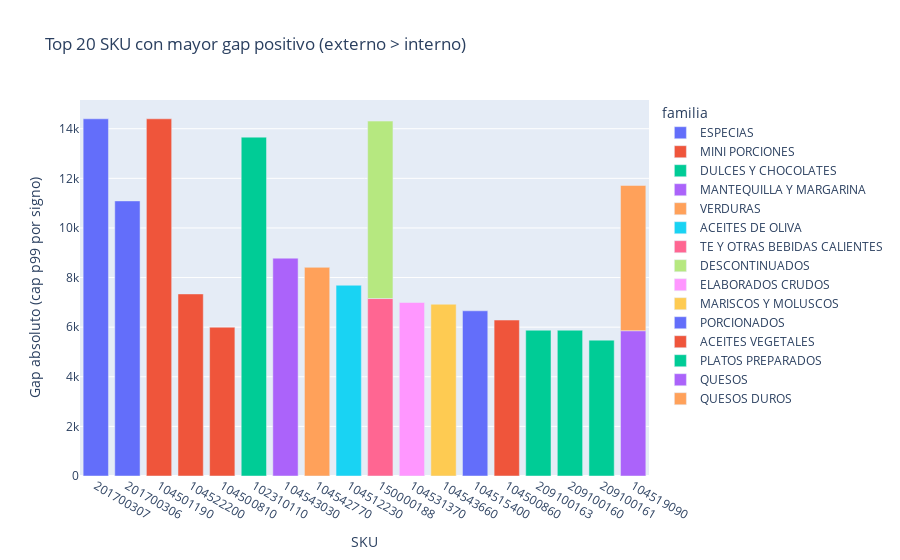
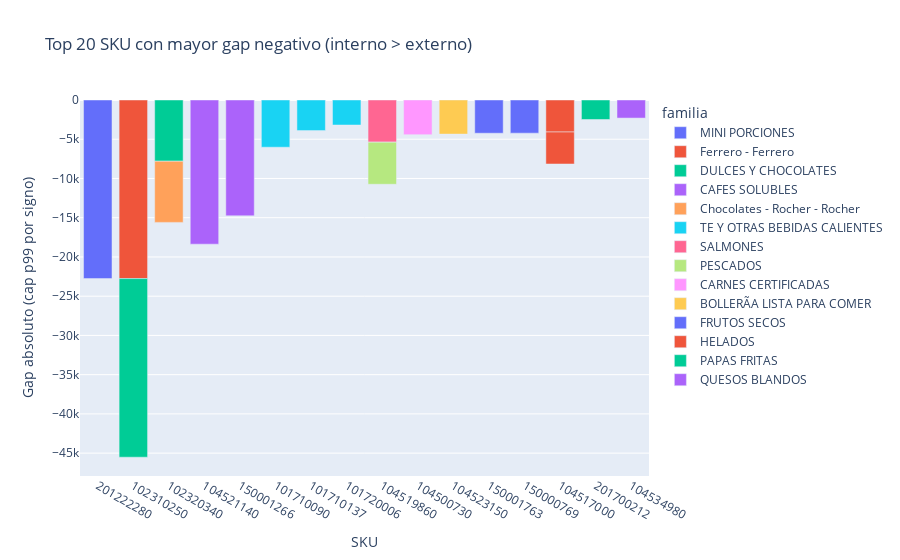
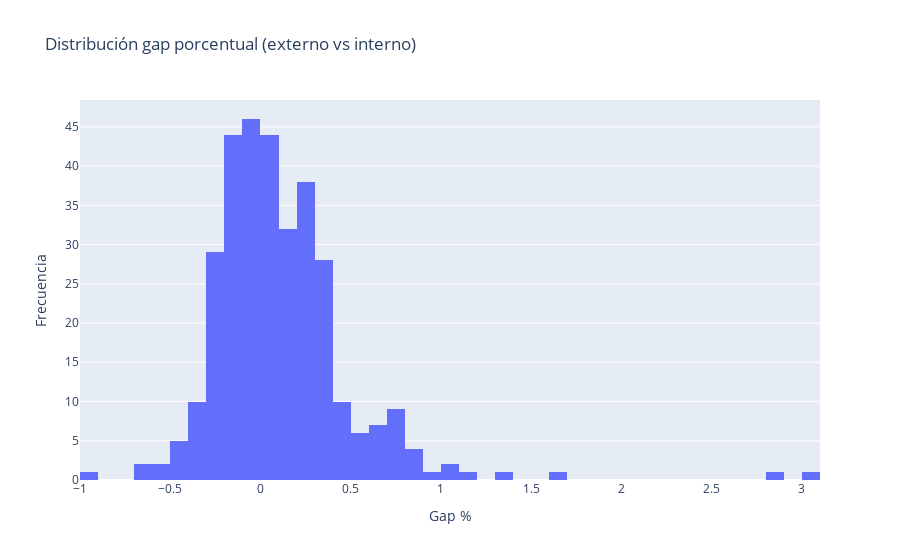

Source (notebook cell) for these figures, in order:
### Markdown cell above
## Top desviaciones por SKU

### Code cell
sku_ok = sku_comp.dropna(subset=['precio_interno','precio_externo']).copy()
# Winsorización por signo (solo para graficar)
neg = sku_ok['gap_abs'] < 0
pos = sku_ok['gap_abs'] > 0
cap_pos = sku_ok.loc[pos, 'gap_abs'].quantile(0.99) if pos.any() else np.nan
cap_neg = sku_ok.loc[neg, 'gap_abs'].abs().quantile(0.99) if neg.any() else np.nan
sku_ok['gap_abs_clip'] = sku_ok['gap_abs']
sku_ok.loc[pos, 'gap_abs_clip'] = sku_ok.loc[pos, 'gap_abs'].clip(upper=cap_pos)
sku_ok.loc[neg, 'gap_abs_clip'] = -np.minimum(sku_ok.loc[neg, 'gap_abs'].abs(), cap_neg)
top_pos = sku_ok.sort_values('gap_abs', ascending=False).head(20)
top_neg = sku_ok.sort_values('gap_abs', ascending=True).head(20)
display(top_pos[['sku','familia','precio_interno','precio_externo','gap_abs','gap_pct','canales_externos']])
display(top_neg[['sku','familia','precio_interno','precio_externo','gap_abs','gap_pct','canales_externos']])

x1 = 'descripcion' if 'descripcion' in top_pos.columns else 'sku'
fig1 = px.bar(top_pos, x=x1, y='gap_abs_clip', color='familia', title='Top 20 SKU con mayor gap positivo (externo > interno)')
fig1.update_layout(xaxis_title='SKU', yaxis_title='Gap absoluto (cap p99 por signo)')
fig1.show()

x2 = 'descripcion' if 'descripcion' in top_neg.columns else 'sku'
fig2 = px.bar(top_neg, x=x2, y='gap_abs_clip', color='familia', title='Top 20 SKU con mayor gap negativo (interno > externo)')
fig2.update_layout(xaxis_title='SKU', yaxis_title='Gap absoluto (cap p99 por signo)')
fig2.show()

fig3 = px.histogram(sku_ok, x='gap_pct', nbins=50, title='Distribución gap porcentual (externo vs interno)')
fig3.update_layout(xaxis_title='Gap %', yaxis_title='Frecuencia')
fig3.show()

### Figure 1 — Plotly figure (JSON) as saved in the notebook; plotly's stock layout.template omitted (floating-point values rounded to 4 significant figures)
{"data": [{"hovertemplate": "familia=ESPECIAS<br>sku=%{x}<br>gap_abs_clip=%{y}<extra></extra>", "legendgroup": "ESPECIAS", "marker": {"color": "#636efa", "pattern": {"shape": ""}}, "name": "ESPECIAS", "orientation": "v", "showlegend": true, "textposition": "auto", "type": "bar", "x": ["201700307", "201700306"], "xaxis": "x", "y": [14400.0, 11090.0], "yaxis": "y"}, {"hovertemplate": "familia=MINI PORCIONES<br>sku=%{x}<br>gap_abs_clip=%{y}<extra></extra>", "legendgroup": "MINI PORCIONES", "marker": {"color": "#EF553B", "pattern": {"shape": ""}}, "name": "MINI PORCIONES", "orientation": "v", "showlegend": true, "textposition": "auto", "type": "bar", "x": ["104501190", "104522200", "104500810"], "xaxis": "x", "y": [14400.0, 7340.0, 5999.0], "yaxis": "y"}, {"hovertemplate": "familia=DULCES Y CHOCOLATES<br>sku=%{x}<br>gap_abs_clip=%{y}<extra></extra>", "legendgroup": "DULCES Y CHOCOLATES", "marker": {"color": "#00cc96", "pattern": {"shape": ""}}, "name": "DULCES Y CHOCOLATES", "orientation": "v", "showlegend": true, "textposition": "auto", "type": "bar", "x": ["102310110"], "xaxis": "x", "y": [13660.0], "yaxis": "y"}, {"hovertemplate": "familia=MANTEQUILLA Y MARGARINA<br>sku=%{x}<br>gap_abs_clip=%{y}<extra></extra>", "legendgroup": "MANTEQUILLA Y MARGARINA", "marker": {"color": "#ab63fa", "pattern": {"shape": ""}}, "name": "MANTEQUILLA Y MARGARINA", "orientation": "v", "showlegend": true, "textposition": "auto", "type": "bar", "x": ["104543030"], "xaxis": "x", "y": [8782.0], "yaxis": "y"}, {"hovertemplate": "familia=VERDURAS<br>sku=%{x}<br>gap_abs_clip=%{y}<extra></extra>", "legendgroup": "VERDURAS", "marker": {"color": "#FFA15A", "pattern": {"shape": ""}}, "name": "VERDURAS", "orientation": "v", "showlegend": true, "textposition": "auto", "type": "bar", "x": ["104542770"], "xaxis": "x", "y": [8412.0], "yaxis": "y"}, {"hovertemplate": "familia=ACEITES DE OLIVA<br>sku=%{x}<br>gap_abs_clip=%{y}<extra></extra>", "legendgroup": "ACEITES DE OLIVA", "marker": {"color": "#19d3f3", "pattern": {"shape": ""}}, "name": "ACEITES DE OLIVA", "orientation": "v", "showlegend": true, "textposition": "auto", "type": "bar", "x": ["104512230"], "xaxis": "x", "y": [7690.0], "yaxis": "y"}, {"hovertemplate": "familia=TE Y OTRAS BEBIDAS CALIENTES<br>sku=%{x}<br>gap_abs_clip=%{y}<extra></extra>", "legendgroup": "TE Y OTRAS BEBIDAS CALIENTES", "marker": {"color": "#FF6692", "pattern": {"shape": ""}}, "name": "TE Y OTRAS BEBIDAS CALIENTES", "orientation": "v", "showlegend": true, "textposition": "auto", "type": "bar", "x": ["150000188"], "xaxis": "x", "y": [7154.0], "yaxis": "y"}, {"hovertemplate": "familia=DESCONTINUADOS<br>sku=%{x}<br>gap_abs_clip=%{y}<extra></extra>", "legendgroup": "DESCONTINUADOS", "marker": {"color": "#B6E880", "pattern": {"shape": ""}}, "name": "DESCONTINUADOS", "orientation": "v", "showlegend": true, "textposition": "auto", "type": "bar", "x": ["150000188"], "xaxis": "x", "y": [7154.0], "yaxis": "y"}, {"hovertemplate": "familia=ELABORADOS CRUDOS<br>sku=%{x}<br>gap_abs_clip=%{y}<extra></extra>", "legendgroup": "ELABORADOS CRUDOS", "marker": {"color": "#FF97FF", "pattern": {"shape": ""}}, "name": "ELABORADOS CRUDOS", "orientation": "v", "showlegend": true, "textposition": "auto", "type": "bar", "x": ["104531370"], "xaxis": "x", "y": [6995.0], "yaxis": "y"}, {"hovertemplate": "familia=MARISCOS Y MOLUSCOS<br>sku=%{x}<br>gap_abs_clip=%{y}<extra></extra>", "legendgroup": "MARISCOS Y MOLUSCOS", "marker": {"color": "#FECB52", "pattern": {"shape": ""}}, "name": "MARISCOS Y MOLUSCOS", "orientation": "v", "showlegend": true, "textposition": "auto", "type": "bar", "x": ["104543660"], "xaxis": "x", "y": [6924.0], "yaxis": "y"}, {"hovertemplate": "familia=PORCIONADOS<br>sku=%{x}<br>gap_abs_clip=%{y}<extra></extra>", "legendgroup": "PORCIONADOS", "marker": {"color": "#636efa", "pattern": {"shape": ""}}, "name": "PORCIONADOS", "orientation": "v", "showlegend": true, "textposition": "auto", "type": "bar", "x": ["104515400"], "xaxis": "x", "y": [6660.0], "yaxis": "y"}, {"hovertemplate": "familia=ACEITES VEGETALES<br>sku=%{x}<br>gap_abs_clip=%{y}<extra></extra>", "legendgroup": "ACEITES VEGETALES", "marker": {"color": "#EF553B", "pattern": {"shape": ""}}, "name": "ACEITES VEGETALES", "orientation": "v", "showlegend": true, "textposition": "auto", "type": "bar", "x": ["104500860"], "xaxis": "x", "y": [6287.0], "yaxis": "y"}, {"hovertemplate": "familia=PLATOS PREPARADOS<br>sku=%{x}<br>gap_abs_clip=%{y}<extra></extra>", "legendgroup": "PLATOS PREPARADOS", "marker": {"color": "#00cc96", "pattern": {"shape": ""}}, "name": "PLATOS PREPARADOS", "orientation": "v", "showlegend": true, "textposition": "auto", "type": "bar", "x": ["209100163", "209100160", "209100161"], "xaxis": "x", "y": [5878.0, 5878.0, 5477.0], "yaxis": "y"}, {"hovertemplate": "familia=QUESOS<br>sku=%{x}<br>gap_abs_clip=%{y}<extra></extra>", "legendgroup": "QUESOS", "marker": {"color": "#ab63fa", "pattern": {"shape": ""}}, "name": "QUESOS", "orientation": "v", "showlegend": true, "textposition": "auto", "type": "bar", "x": ["104519090"], "xaxis": "x", "y": [5856.0], "yaxis": "y"}, {"hovertemplate": "familia=QUESOS DUROS<br>sku=%{x}<br>gap_abs_clip=%{y}<extra></extra>", "legendgroup": "QUESOS DUROS", "marker": {"color": "#FFA15A", "pattern": {"shape": ""}}, "name": "QUESOS DUROS", "orientation": "v", "showlegend": true, "textposition": "auto", "type": "bar", "x": ["104519090"], "xaxis": "x", "y": [5856.0], "yaxis": "y"}], "layout": {"barmode": "relative", "legend": {"title": {"text": "familia"}, "tracegroupgap": 0}, "title": {"text": "Top 20 SKU con mayor gap positivo (externo > interno)"}, "xaxis": {"anchor": "y", "domain": [0, 1], "title": {"text": "SKU"}}, "yaxis": {"anchor": "x", "domain": [0, 1], "title": {"text": "Gap absoluto (cap p99 por signo)"}}}}

### Figure 2 — Plotly figure (JSON) as saved in the notebook; plotly's stock layout.template omitted (floating-point values rounded to 4 significant figures)
{"data": [{"hovertemplate": "familia=MINI PORCIONES<br>sku=%{x}<br>gap_abs_clip=%{y}<extra></extra>", "legendgroup": "MINI PORCIONES", "marker": {"color": "#636efa", "pattern": {"shape": ""}}, "name": "MINI PORCIONES", "orientation": "v", "showlegend": true, "textposition": "auto", "type": "bar", "x": ["201222280"], "xaxis": "x", "y": [-22760.0], "yaxis": "y"}, {"hovertemplate": "familia=Ferrero - Ferrero<br>sku=%{x}<br>gap_abs_clip=%{y}<extra></extra>", "legendgroup": "Ferrero - Ferrero", "marker": {"color": "#EF553B", "pattern": {"shape": ""}}, "name": "Ferrero - Ferrero", "orientation": "v", "showlegend": true, "textposition": "auto", "type": "bar", "x": ["102310250"], "xaxis": "x", "y": [-22760.0], "yaxis": "y"}, {"hovertemplate": "familia=DULCES Y CHOCOLATES<br>sku=%{x}<br>gap_abs_clip=%{y}<extra></extra>", "legendgroup": "DULCES Y CHOCOLATES", "marker": {"color": "#00cc96", "pattern": {"shape": ""}}, "name": "DULCES Y CHOCOLATES", "orientation": "v", "showlegend": true, "textposition": "auto", "type": "bar", "x": ["102310250", "102320340"], "xaxis": "x", "y": [-22760.0, -7798.0], "yaxis": "y"}, {"hovertemplate": "familia=CAFES SOLUBLES<br>sku=%{x}<br>gap_abs_clip=%{y}<extra></extra>", "legendgroup": "CAFES SOLUBLES", "marker": {"color": "#ab63fa", "pattern": {"shape": ""}}, "name": "CAFES SOLUBLES", "orientation": "v", "showlegend": true, "textposition": "auto", "type": "bar", "x": ["104521140", "150001266"], "xaxis": "x", "y": [-18370.0, -14760.0], "yaxis": "y"}, {"hovertemplate": "familia=Chocolates - Rocher - Rocher<br>sku=%{x}<br>gap_abs_clip=%{y}<extra></extra>", "legendgroup": "Chocolates - Rocher - Rocher", "marker": {"color": "#FFA15A", "pattern": {"shape": ""}}, "name": "Chocolates - Rocher - Rocher", "orientation": "v", "showlegend": true, "textposition": "auto", "type": "bar", "x": ["102320340"], "xaxis": "x", "y": [-7798.0], "yaxis": "y"}, {"hovertemplate": "familia=TE Y OTRAS BEBIDAS CALIENTES<br>sku=%{x}<br>gap_abs_clip=%{y}<extra></extra>", "legendgroup": "TE Y OTRAS BEBIDAS CALIENTES", "marker": {"color": "#19d3f3", "pattern": {"shape": ""}}, "name": "TE Y OTRAS BEBIDAS CALIENTES", "orientation": "v", "showlegend": true, "textposition": "auto", "type": "bar", "x": ["101710090", "101710137", "101720006"], "xaxis": "x", "y": [-6018.0, -3894.0, -3189.0], "yaxis": "y"}, {"hovertemplate": "familia=SALMONES<br>sku=%{x}<br>gap_abs_clip=%{y}<extra></extra>", "legendgroup": "SALMONES", "marker": {"color": "#FF6692", "pattern": {"shape": ""}}, "name": "SALMONES", "orientation": "v", "showlegend": true, "textposition": "auto", "type": "bar", "x": ["104519860"], "xaxis": "x", "y": [-5370.0], "yaxis": "y"}, {"hovertemplate": "familia=PESCADOS<br>sku=%{x}<br>gap_abs_clip=%{y}<extra></extra>", "legendgroup": "PESCADOS", "marker": {"color": "#B6E880", "pattern": {"shape": ""}}, "name": "PESCADOS", "orientation": "v", "showlegend": true, "textposition": "auto", "type": "bar", "x": ["104519860"], "xaxis": "x", "y": [-5370.0], "yaxis": "y"}, {"hovertemplate": "familia=CARNES CERTIFICADAS<br>sku=%{x}<br>gap_abs_clip=%{y}<extra></extra>", "legendgroup": "CARNES CERTIFICADAS", "marker": {"color": "#FF97FF", "pattern": {"shape": ""}}, "name": "CARNES CERTIFICADAS", "orientation": "v", "showlegend": true, "textposition": "auto", "type": "bar", "x": ["104500730"], "xaxis": "x", "y": [-4416.0], "yaxis": "y"}, {"hovertemplate": "familia=BOLLERÃA LISTA PARA COMER<br>sku=%{x}<br>gap_abs_clip=%{y}<extra></extra>", "legendgroup": "BOLLERÃA LISTA PARA COMER", "marker": {"color": "#FECB52", "pattern": {"shape": ""}}, "name": "BOLLERÃA LISTA PARA COMER", "orientation": "v", "showlegend": true, "textposition": "auto", "type": "bar", "x": ["104523150"], "xaxis": "x", "y": [-4345.0], "yaxis": "y"}, {"hovertemplate": "familia=FRUTOS SECOS<br>sku=%{x}<br>gap_abs_clip=%{y}<extra></extra>", "legendgroup": "FRUTOS SECOS", "marker": {"color": "#636efa", "pattern": {"shape": ""}}, "name": "FRUTOS SECOS", "orientation": "v", "showlegend": true, "textposition": "auto", "type": "bar", "x": ["150001763", "150000769"], "xaxis": "x", "y": [-4234.0, -4226.0], "yaxis": "y"}, {"hovertemplate": "familia=HELADOS<br>sku=%{x}<br>gap_abs_clip=%{y}<extra></extra>", "legendgroup": "HELADOS", "marker": {"color": "#EF553B", "pattern": {"shape": ""}}, "name": "HELADOS", "orientation": "v", "showlegend": true, "textposition": "auto", "type": "bar", "x": ["104517000", "104517000"], "xaxis": "x", "y": [-4077.0, -4077.0], "yaxis": "y"}, {"hovertemplate": "familia=PAPAS FRITAS<br>sku=%{x}<br>gap_abs_clip=%{y}<extra></extra>", "legendgroup": "PAPAS FRITAS", "marker": {"color": "#00cc96", "pattern": {"shape": ""}}, "name": "PAPAS FRITAS", "orientation": "v", "showlegend": true, "textposition": "auto", "type": "bar", "x": ["201700212"], "xaxis": "x", "y": [-2483.0], "yaxis": "y"}, {"hovertemplate": "familia=QUESOS BLANDOS<br>sku=%{x}<br>gap_abs_clip=%{y}<extra></extra>", "legendgroup": "QUESOS BLANDOS", "marker": {"color": "#ab63fa", "pattern": {"shape": ""}}, "name": "QUESOS BLANDOS", "orientation": "v", "showlegend": true, "textposition": "auto", "type": "bar", "x": ["104534980"], "xaxis": "x", "y": [-2305.0], "yaxis": "y"}], "layout": {"barmode": "relative", "legend": {"title": {"text": "familia"}, "tracegroupgap": 0}, "title": {"text": "Top 20 SKU con mayor gap negativo (interno > externo)"}, "xaxis": {"anchor": "y", "domain": [0, 1], "title": {"text": "SKU"}}, "yaxis": {"anchor": "x", "domain": [0, 1], "title": {"text": "Gap absoluto (cap p99 por signo)"}}}}

### Figure 3 — Plotly figure (JSON) as saved in the notebook; plotly's stock layout.template omitted (floating-point values rounded to 4 significant figures; data arrays with more than 128 entries replaced by an {"elided": "..."} marker saying what was removed)
{"data": [{"bingroup": "x", "hovertemplate": "gap_pct=%{x}<br>count=%{y}<extra></extra>", "legendgroup": "", "marker": {"color": "#636efa", "pattern": {"shape": ""}}, "name": "", "nbinsx": 50, "orientation": "v", "showlegend": false, "type": "histogram", "x": {"elided": "326 float values"}, "xaxis": "x", "yaxis": "y"}], "layout": {"barmode": "relative", "legend": {"tracegroupgap": 0}, "title": {"text": "Distribución gap porcentual (externo vs interno)"}, "xaxis": {"anchor": "y", "domain": [0, 1], "title": {"text": "Gap %"}}, "yaxis": {"anchor": "x", "domain": [0, 1], "title": {"text": "Frecuencia"}}}}
